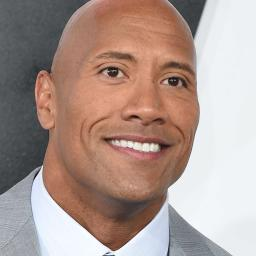
#> input picture rock.jpg, 256 x 256 px
$ jupyter execute Performance_test_inpainting.ipynb
#> lines starting #> are read from the running program, lines starting #| are printed output that depends on the picture; long printed decimals are rounded
[cell 1]
import numpy as np
import scipy as scp
import pylab as pyl
import pywt
import pandas as pd
import holoviews as hv
import param
import panel as pn
from panel.pane import LaTeX
from PIL import Image
hv.extension('bokeh')
#> (this line was passed over: holoviews is not available in this run)
import warnings
warnings.filterwarnings('ignore')
import matplotlib.image as mpimg
import time
import matplotlib.pyplot as plt
import numpy.linalg as npl

[cell 2]
Im=np.array(Image.open("./rock.jpg")).astype(float)[:,:,0]
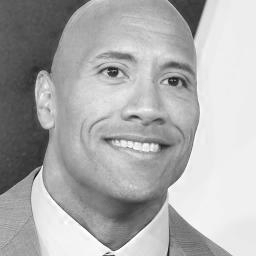
#> Im: shape (256, 256) float64; min 7, max 255, mean 173.7
options = dict(cmap='gray',xaxis=None,yaxis=None,width=400,height=400,toolbar=None)
np.random.seed(seed=1)
n1,n2=np.shape(Im)
#> n1 = 256; n2 = 256
r=np.random.rand(n1,n2)
M=(r<0.5)
M = M*1.0
y=M*Im
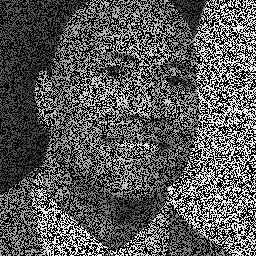
#> y: shape (256, 256) float64; min 0, max 255, mean 86.9
pn.Row(hv.Image(Im).opts(**options),hv.Image(y).opts(**options))
#> (this line was passed over: holoviews is not available in this run)

[cell 3]
def FiltreMedian(im,masque,vois):
    imrec=np.copy(im)
    n1,n2=np.shape(im)
    K1=int(np.floor(n1/vois))
    K2=int(np.floor(n2/vois))
    for k1 in np.arange(K1):
        for k2 in np.arange(K2):
            n=0
            med=np.median(im[k1*vois:(k1+1)*vois,k2*vois:(k2+1)*vois][masque[k1*vois:(k1+1)*vois,k2*vois:(k2+1)*vois]!=0])
            imrec[k1*vois:(k1+1)*vois,k2*vois:(k2+1)*vois][masque[k1*vois:(k1+1)*vois,k2*vois:(k2+1)*vois]==0]=med
    return(imrec)

[cell 4]
def GradientInpainting(x,b,M):
    g=M*(x-b)
    return g
def SeuillageDouxOndelettes(I,wave,Seuil):
    L=pywt.dwt_max_level(len(I),pywt.Wavelet(wave).dec_len)
    wavelet_coeffs= pywt.wavedecn(I, wave, mode='per', level=L)
    arr, coeff_slices, coeff_shapes = pywt.ravel_coeffs(wavelet_coeffs)
    temp=pywt.threshold(arr,Seuil,mode='soft')
    test=pywt.unravel_coeffs(temp, coeff_slices, coeff_shapes, output_format='wavedecn')
    Irec=pywt.waverecn(test, wave,mode='per')
    return Irec
def Normel1Ondelettes(I,wave):
    L=pywt.dwt_max_level(len(I),pywt.Wavelet(wave).dec_len)
    wavelet_coeffs= pywt.wavedecn(I, wave, mode='per', level=L)
    arr, coeff_slices, coeff_shapes = pywt.ravel_coeffs(wavelet_coeffs)
    norml1=sum(np.abs(arr))
    return norml1
def F(x,y,M,lam,wave):
    return 0.5*np.linalg.norm(M*x-y)**2+lam*Normel1Ondelettes(x,wave)

[cell 5]
def ForwardBackward_step(x,y,M,step,lam,wave):
    return SeuillageDouxOndelettes(x-step*GradientInpainting(x,y,M),wave,step*lam)

[cell 6]
def ForwardBackward(x0,y,M,step,lam,Niter,wave,epsilon):
    cout=[]
    out=False
    i=0
    x=np.copy(x0)
    while (i<Niter) and out==False:
        xm=np.copy(x)
        x=ForwardBackward_step(x,y,M,step,lam,wave)
        out=npl.norm(xm-x)<epsilon
        i+=1
    return np.clip(x,0,255)

[cell 7]
step=0.8
lam=10
Niter=10
wave='sym3'
Ta=350
x0=FiltreMedian(y,M,8)
#> after the loop in FiltreMedian, `for k1 in np.arange(K1):`:
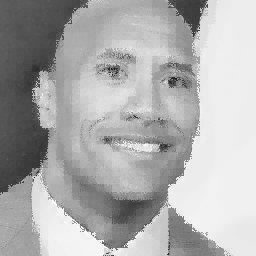
#> imrec: shape (256, 256) float64; min 22, max 255, mean 173.9

[cell 8]
imrec=ForwardBackward(x0,y,M,step,lam,Niter,wave,1e-5)
#> after the loop in ForwardBackward, `while (i<Niter) and out==False:`:
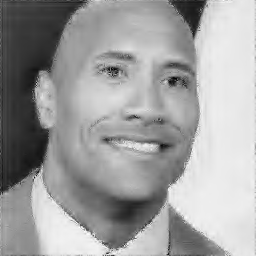
#> x: shape (256, 256) float64; min 31.96, max 256.8, mean 173.2; drawn with min black and max white
#> after the loop in ForwardBackward, `while (i<Niter) and out==False:`: i = 10
#> in ForwardBackward, `return np.clip(x,0,255)`:
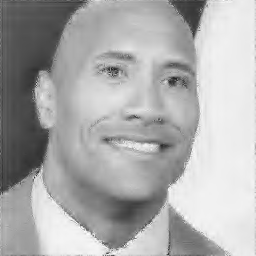
#> returned value: shape (256, 256) float64; min 31.96, max 255, mean 173.2
pn.Row(hv.Image(Im).opts(cmap='gray',width=Ta,height=Ta),\
       hv.Image(y).opts(cmap='gray',width=Ta,height=Ta)\
       ,hv.Image(imrec).opts(cmap='gray',width=Ta,height=Ta))
#> (this line was passed over: holoviews is not available in this run)

[cell 9]
def FISTA(x,y,M,step,lam,Niter,wave,alpha,epsilon):
    temp=np.copy(x)
    i=0
    out=False
    while i<Niter and out==False:
        i+=1
        xm=np.copy(x)
        x=ForwardBackward_step(temp,y,M,step,lam,wave)
        out=npl.norm(temp-x)<epsilon
        temp=x+(i-1)/(i+alpha-1)*(x-xm)
    return x,out

[cell 10]
def FISTA_alamo(x,y,M,step,lam,Niter,wave,alpha,epsilon):
    cout0=F(x,y,M,lam,wave)
    cout=[0]
    temp=np.copy(x)
    i=0
    Ec=False
    seuil=int(Niter/2)
    out=False
    while (Ec==False or i<Niter) and out==False:
        i+=1
        xm=np.copy(x)
        x=ForwardBackward_step(temp,y,M,step,lam,wave)
        out=npl.norm(temp-x)<epsilon
        temp=x+(i-1)/(i+alpha-1)*(x-xm)
        if (i>=seuil):
            cout+=[F(x,y,M,lam,wave)]
        if (i>=Niter):
            m=int(i/2)-seuil+1
            Ec=((np.exp(1)*(cout[m]-cout[-1])<=(cout0-cout[m])) and (cout[-1]<=cout0))
    return x, cout[-1],out,i


def restart_FISTA_alamo(x,y,M,step,lam,Niter,wave,alpha,k,epsilon):
    i=0
    cout=[F(x,y,M,lam,wave)]
    x=ForwardBackward_step(x,y,M,step,lam,wave)
    x,cout1,out,k_tot=FISTA_alamo(x,y,M,step,lam,Niter,wave,alpha,epsilon)
    cout+=[cout1]
    km=k
    k=k_tot
    i+=k+1
    out=False
    while (i<Niter) and out==False:
        x=ForwardBackward_step(x,y,M,step,lam,wave)
        x,cout1,out,k_tot=FISTA_alamo(x,y,M,step,lam,np.minimum(k,Niter-i-1),wave,alpha,epsilon)
        cout+=[cout1]
        km=k
        k=k_tot
        i+=k+1
        if (np.exp(1)*(cout[-2]-cout[-1])>(cout[-3]-cout[-2]))and (cout[-3]!=cout[-2]):
            k=2*km
    return np.array(x)

[cell 11]
def restart_FISTA_adap(x,y,M,step,lam,Niter,wave,alpha,C,epsilon):
    i=0
    k=int(2*C)
    F_tab=[F(x,y,M,lam,wave)]
    k_tab=[k]
    x,out=FISTA(x,y,M,step,lam,k,wave,alpha,epsilon)
    i+=k
    F_tab+=[F(x,y,M,lam,wave)]
    k_tab+=[k]
    while (i<Niter) and out==False:
        n_ite=np.minimum(k,Niter-i)
        x,out=FISTA(x,y,M,step,lam,n_ite,wave,alpha,epsilon)
        i+=n_ite
        F_tab+=[F(x,y,M,lam,wave)]
        F_array=np.array(F_tab)
        tab=4/(step*(np.array(k_tab)[:-1]+1)**2)*(F_array[:-2]-F_array[-1])/(F_array[1:-1]-F_array[-1])
        mu_tilde=np.min(tab)
        if (k<=C/np.sqrt(step*mu_tilde)):
            k=2*k
        k_tab+=[k]
    return x

[cell 12]
def restart_grad_alamo(x,y,M,step,lam,Niter,wave,alpha,L,epsilon):
    x=ForwardBackward_step(x,y,M,step,lam,wave)
    temp=np.copy(x)
    gamma=L*npl.norm(x0-x)
    i=0
    k=0
    out=False
    xp=ForwardBackward_step(temp,y,M,step,lam,wave)
    while i<Niter and out==False:
        i+=1
        k+=1
        xm=np.copy(x)
        x=np.copy(xp)
        out=npl.norm(temp-x)<epsilon
        temp=x+(k-1)/(k+alpha-1)*(x-xm)
        xp=ForwardBackward_step(temp,y,M,step,lam,wave)
        test=L*npl.norm(temp-xp)
        if test<=gamma*np.exp(-1):
            gamma=test
            k=0
            i+=1
            xm=np.copy(x)
            x=np.copy(xp)
            xp=ForwardBackward_step(x,y,M,step,lam,wave)

    return x

[cell 13]
def FISTA_restart_emp_grad(x,y,M,step,lam,Niter,wave,alpha,epsilon):
    temp=np.copy(x)
    i=0
    verif=False
    out=False
    while (i<Niter) and (verif==False) and (out==False):
        i+=1
        xm=np.copy(x)
        temp_m=np.copy(temp)
        x=ForwardBackward_step(temp,y,M,step,lam,wave)
        out=npl.norm(temp-x)<epsilon
        temp=x+(i-1)/(i+alpha-1)*(x-xm)
        verif=np.dot(np.ravel(temp_m-x),np.ravel(x-xm))>0
    return x,out,i


def restart_emp_grad(x,y,M,step,lam,Niter,wave,alpha,epsilon):
    i=0
    out=False
    while (i<Niter) and out==False:
        x,out,ni=FISTA_restart_emp_grad(x,y,M,step,lam,Niter-i,wave,alpha,epsilon)
        i+=ni
    return x

[cell 14]
def FISTA_restart_emp_f(x,y,M,step,lam,Niter,wave,alpha,epsilon):
    cout=[F(x,y,M,lam,wave)]
    temp=np.copy(x)
    i=0
    verif=False
    out=False
    while (i<Niter) and (verif==False) and (out==False):
        i+=1
        xm=np.copy(x)
        x=ForwardBackward_step(temp,y,M,step,lam,wave)
        out=npl.norm(temp-x)<epsilon
        temp=x+(i-1)/(i+alpha-1)*(x-xm)
        cout+=[F(x,y,M,lam,wave)]
        verif=cout[-1]>cout[-2]
    return x,out,i


def restart_emp_f(x,y,M,step,lam,Niter,wave,alpha,epsilon):
    i=0
    out=False
    while (i<Niter) and out==False:
        x,out,ni=FISTA_restart_emp_f(x,y,M,step,lam,Niter-i,wave,alpha,epsilon)
        i+=ni
    return x

[cell 15]
Im=np.array(Image.open("./rock.jpg")).astype(float)[:,:,0]
options = dict(cmap='gray',xaxis=None,yaxis=None,width=400,height=400,toolbar=None)
np.random.seed(seed=1)
n1,n2=np.shape(Im)
r=np.random.rand(n1,n2)
M=(r<0.5)
M = M*1.0
y=M*Im
step=1
lam=10
alpha=3
Niter=500
wave='db4'
Ta=350
epsilon=1e-6
x0=FiltreMedian(y,M,8)

t0_alamo=time.perf_counter()
x_alamo=restart_FISTA_alamo(x0,y,M,step,lam,Niter,wave,alpha,1,epsilon)
#> in Normel1Ondelettes, `L=pywt.dwt_max_level(len(I),pywt.Wavelet(wave).dec_len)`: L = 5
#> in Normel1Ondelettes, `wavelet_coeffs= pywt.wavedecn(I, wave, mode='per', level=L)`: wavelet_coeffs = 6 items
#> in Normel1Ondelettes, `norml1=sum(np.abs(arr))`: norml1 = 864357
#> in restart_FISTA_alamo, `cout=[F(x,y,M,lam,wave)]`: cout = [8643570]
#> in FISTA_alamo, `cout0=F(x,y,M,lam,wave)`: cout0 = 6884291
#> the loop in FISTA_alamo, `while (Ec==False or i<Niter) and out==False:` made 500 passes
#> cout on passes 250 to 254: [0, 6165036.1], [0, 6165036.1, 6165036.1], [0, 6165036.1, 6165036.1, 6165036.1], [0, 6165036.1, 6165036.1, 6165036.1, 6165036.1], [0, 6165036.1, 6165036.1, 6165036.1, 6165036.1, 6165036.1]
#> pass 1, in GradientInpainting (call 12), `g=M*(x-b)`:
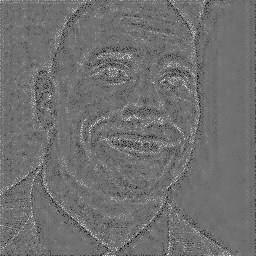
#> g: shape (256, 256) float64; min -26.5, max 33.47, mean -0.1; drawn with min black and max white
#> pass 1, in SeuillageDouxOndelettes (call 12), `Irec=pywt.waverecn(test, wave,mode='per')`:
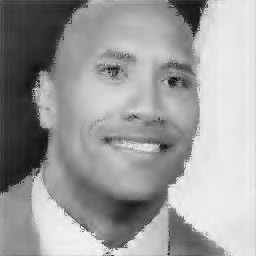
#> Irec: shape (256, 256) float64; min 36.1, max 257.4, mean 173.4; drawn with min black and max white
#> after the loop in FISTA_alamo, `while (Ec==False or i<Niter) and out==False:`:
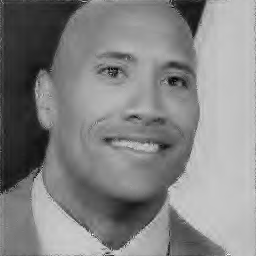
#> temp: shape (256, 256) float64; min 32.61, max 301.6, mean 173.1; drawn with min black and max white
#> after the loop in FISTA_alamo, `while (Ec==False or i<Niter) and out==False:`: cout = 252 values, max 6165036.1 at index 12, min 0 at index 0, mean 6140571.6; i = 500
#> in restart_FISTA_alamo, `x,cout1,out,k_tot=FISTA_alamo(x,y,M,step,lam,Niter,wave,alpha,epsilon)`: cout1 = 6165036.1; out = False; k_tot = 500
#> in restart_FISTA_alamo, `cout+=[cout1]`: cout = [8643570, 6165036.1]
#> in restart_FISTA_alamo, `k=k_tot`: k = 500
#> in restart_FISTA_alamo, `i+=k+1`: i = 501
t1_alamo=time.perf_counter()

t0_adap=time.perf_counter()
x_adap=restart_FISTA_adap(x0,y,M,step,lam,Niter,wave,alpha,6.38,epsilon)
#> in restart_FISTA_adap, `F_tab=[F(x,y,M,lam,wave)]`: F_tab = [8643570]
#> after the loop in FISTA, `while i<Niter and out==False:`: i = 12
#> in restart_FISTA_adap, `x,out=FISTA(x,y,M,step,lam,k,wave,alpha,epsilon)`: out = False
#> in restart_FISTA_adap, `F_tab+=[F(x,y,M,lam,wave)]`: F_tab = [8643570, 6168346.9]
#> the loop in restart_FISTA_adap, `while (i<Niter) and out==False:` made 9 passes
#> (n_ite, i, out, F_array, tab, mu_tilde) on pass 1: (12, 24, False, [8643570, 6168346.9, 6165457.7], [20.3], 20.3)
#> (n_ite, i, out) on pass 2: (12, 0, False)
#> pass 1, in GradientInpainting (call 524), `g=M*(x-b)`:
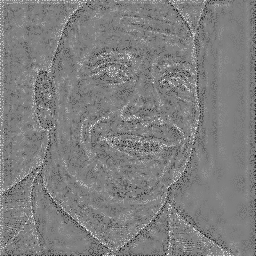
#> g: shape (256, 256) float64; min -26.99, max 26.63, mean -0.3; drawn with min black and max white
t1_adap=time.perf_counter()

t0_g_alamo=time.perf_counter()
x_g_alamo=restart_grad_alamo(x0,y,M,step,lam,Niter,wave,alpha,1/step,epsilon)
t1_g_alamo=time.perf_counter()

t0_g_emp=time.perf_counter()
x_g_emp=restart_emp_grad(x0,y,M,step,lam,Niter,wave,alpha,epsilon)
#> the loop in restart_emp_grad, `while (i<Niter) and out==False:` made 5 passes
#> pass 1, in SeuillageDouxOndelettes (call 1196), `Irec=pywt.waverecn(test, wave,mode='per')`:
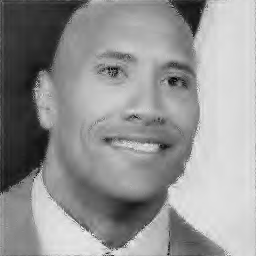
#> Irec: shape (256, 256) float64; min 34.84, max 271.2, mean 173.1; drawn with min black and max white
t1_g_emp=time.perf_counter()

t0_emp=time.perf_counter()
x_emp=restart_emp_f(x0,y,M,step,lam,Niter,wave,alpha,epsilon)
t1_emp=time.perf_counter()

#print("FISTA  ;  Restart by Alamo et al.    ;     Algorithm 2      ;        gradient restart by Alamo et al.")
#print(F(x_FISTA,A,b,rho),F(x_alamo,A,b,rho),F(x_adap,A,b,rho),F(x_g_alamo,A,b,rho))
#print(t1_FISTA-t0_FISTA,t1_alamo-t0_alamo,t1_adap-t0_adap,t1_g_alamo-t0_g_alamo)

Fx_alamo=F(x_alamo,y,M,lam,wave)
Fx_adap=F(x_adap,y,M,lam,wave)
Fx_g_alamo=F(x_g_alamo,y,M,lam,wave)
Fx_g_emp=F(x_g_emp,y,M,lam,wave)
Fx_emp=F(x_emp,y,M,lam,wave)


print("Restart by Alamo et al.;Algorithm 2; Gradient restart by Alamo et al.; Empiric gradient restart;Empiric restart")
print(Fx_alamo,Fx_adap,Fx_g_alamo,Fx_g_emp,Fx_emp)
#| 6165036.073 6165036.073 6165036.073 6165036.073 6165036.073
print(t1_alamo-t0_alamo,t1_adap-t0_adap,t1_g_alamo-t0_g_alamo,t1_g_emp-t0_g_emp,t1_emp-t0_emp)
